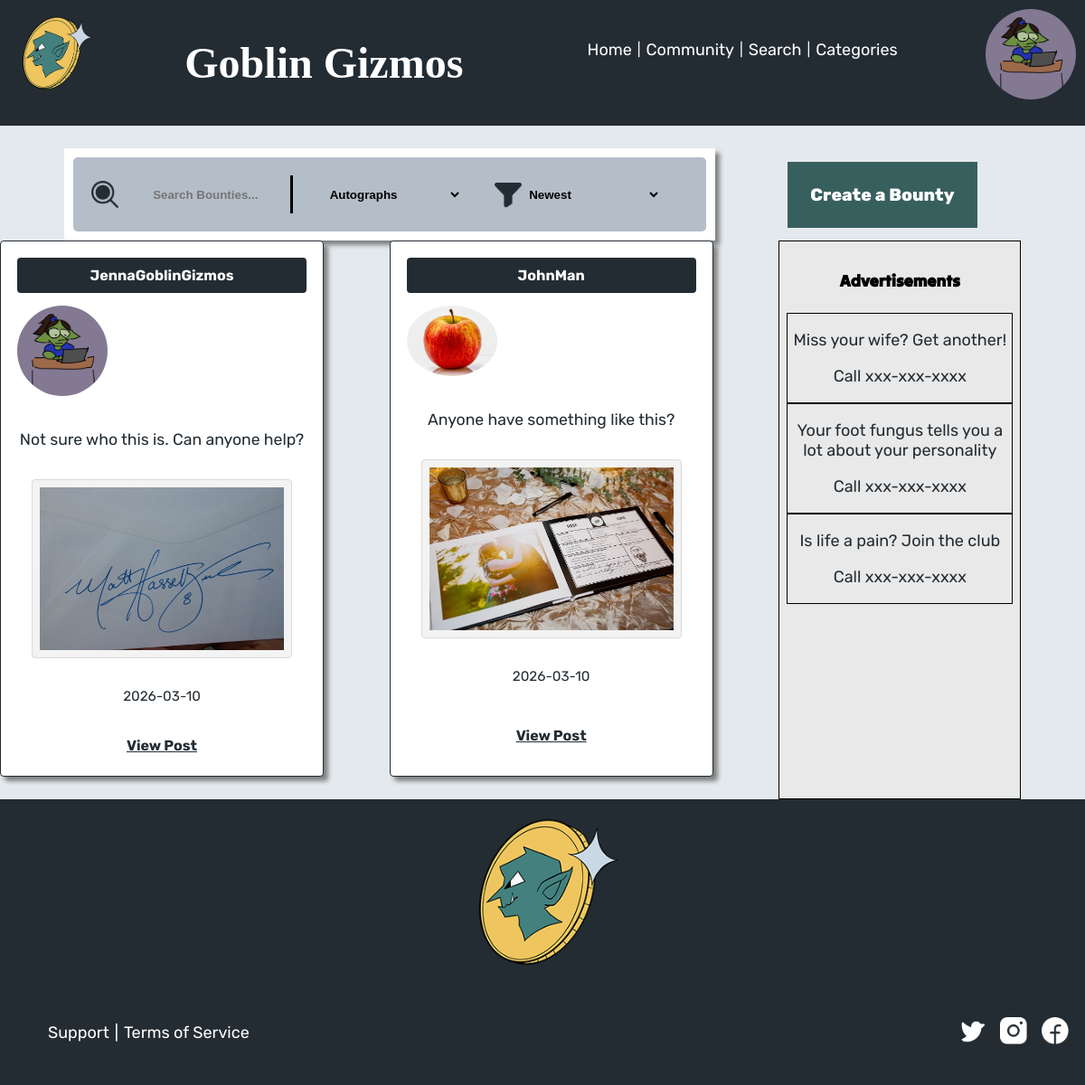
/search.php?post_category=autographs (signed in), run on the app's committed database.
### tables this page shows
CREATE TABLE `goblingizmos_users` (
  `user_id` int(11) NOT NULL,
  `first_name` varchar(255) NOT NULL,
  `last_name` varchar(255) NOT NULL,
  `username` varchar(255) NOT NULL,
  `password` varchar(255) NOT NULL,
  `access_level` varchar(20) NOT NULL,
  `user_email` varchar(255) NOT NULL,
  `user_pfp` varchar(255) DEFAULT NULL,
  `user_bio` varchar(255) DEFAULT NULL
);

CREATE TABLE `goblingizmos_postsbounties` (
  `post_id` int(100) NOT NULL,
  `user_id` int(100) NOT NULL,
  `post_or_bounty` varchar(255) NOT NULL,
  `post_category` varchar(255) NOT NULL,
  `post_condition` varchar(255) DEFAULT NULL,
  `post_boxCondition` varchar(255) DEFAULT NULL,
  `post_price` int(100) DEFAULT NULL,
  `post_location` varchar(255) DEFAULT NULL,
  `post_description` varchar(255) NOT NULL,
  `post_img` varchar(255) DEFAULT NULL,
  `post_sfw_nsfw` varchar(255) DEFAULT NULL,
  `post_creation_date` date NOT NULL
);

### search.php (the view, shortened to what this page needs)
<?php
require 'db_connectionGG.php';
if (isset($_SESSION['logged_in']) && isset($_SESSION['user_id'])) {
    $query_user_info_on_pages = "SELECT * FROM `goblingizmos_users` WHERE user_id = '" . $_SESSION['user_id'] . "'";
    $result = $mysqli->query($query_user_info_on_pages);
}
if (isset($_SESSION['logged_in'])) {
    $query_bounties = "SELECT post_id,
    goblingizmos_postsbounties.user_id,
    post_or_bounty,
    post_category,
    post_condition,
    post_boxCondition,
    post_price,
    post_location,
    post_description,
    post_img,
    post_sfw_nsfw,
    post_creation_date,
    goblingizmos_users.username,
    goblingizmos_users.user_pfp FROM `goblingizmos_postsbounties`
    INNER JOIN goblingizmos_users
    ON goblingizmos_postsbounties.user_id = goblingizmos_users.user_id
    ORDER BY post_id DESC";
    $resultBounties = $mysqli->query($query_bounties);
}
$results = [];
$search_made = false;
if (isset($_GET['search']) || isset($_GET['post_category'])) {
    $search_made = true;
    $category = isset($_GET['post_category']) ? trim($_GET['post_category']) : '';
    $sort_by = isset($_GET['sort']) ? trim($_GET['sort']) : 'newest';
    $sql = "SELECT
    goblingizmos_postsbounties.post_id,
    goblingizmos_postsbounties.user_id,
    post_or_bounty,
    post_description,
    post_category,
    post_price,
    post_img,
    post_sfw_nsfw,
    post_creation_date,
    goblingizmos_users.username,
    goblingizmos_users.user_pfp
    FROM goblingizmos_postsbounties
    INNER JOIN goblingizmos_users
    ON goblingizmos_postsbounties.user_id = goblingizmos_users.user_id
    WHERE 1=1";
    if (!empty($category)) {
        $safe_category = $mysqli->real_escape_string($category);
        $sql .= " AND post_category = '$safe_category'";
    }
    switch ($sort_by) {
        default:
            $sql .= " ORDER BY post_creation_date DESC";
    }
    $query = $mysqli->query($sql);
    while ($row = $query->fetch_assoc()) {
        $results[] = $row;
    }
}
?>
<!DOCTYPE html>
<html lang="en">
<head>
    <link rel="stylesheet" type="text/css" href="css/style.css">
</head>
<body>
    <div class="page-wrap">
        <header>
            <div class="headerGrid">
                <div class="headerGridItem" id="logoFlex">
                    <img class="logoImage" src="img/goblinLogo.png" alt="a goblin face in a coin; the logo">
                </div>
                <div class="headerGridItem">
                    <h1>Goblin Gizmos</h1>
                </div>
                <div class="headerGridItem">
                    <nav>
                        <ol>
                            <li>
                                <a class="titleLink" href="index.php">Home</a>
                            </li>
                            <li>
                                <p>|</p>
                            </li>
                            <li>
                                <a class="titleLink" href="community.php">Community</a>
                            </li>
                            <li>
                                <p>|</p>
                            </li>
                            <li>
                                <a class="titleLink" href="search.php">Search</a>
                            </li>
                            <li>
                                <p>|</p>
                            </li>
                            <li>
                                <a class="titleLink" href="categories.php">Categories</a>
                            </li>
                        </ol>
                    </nav>
                </div>
                <div class="headerGridItem">
                    <?php
                    if (isset($_SESSION['logged_in'])) {
                        $row = $result->fetch_array(MYSQLI_ASSOC);
                        if ($row['user_pfp'] != '') {
                            print "<a href=\"userProfile.php\"><img src=\"" . $row['user_pfp'] . "\" class=\"userIconImageForSmaller\" alt=\"User's chosen profile picture\"></a>";
                        } else if ($row['user_pfp'] == '') {
                            print "<a href=\"userProfile.php\"> <img src=\"img/PFP.png\" class=\"userIconImageForSmaller\" alt=\"Profile\"></a>";
                        }
                    }
                    ?>
                </div>
            </div>
        </header>
        <div class="searchGridContainer">
            <div id="searchGridItem1">
                <aside>
                    <h4>Advertisements</h4>
                    <div class="adBoxes">
                        <p>Miss your wife? Get another!</p>
                        <p>Call xxx-xxx-xxxx</p>
                    </div>
                    <div class="adBoxes">
                        <p>Your foot fungus tells you a lot about your personality</p>
                        <p>Call xxx-xxx-xxxx</p>
                    </div>
                    <div class="adBoxes">
                        <p>Is life a pain? Join the club</p>
                        <p>Call xxx-xxx-xxxx</p>
                    </div>
                </aside>
            </div>
            <div id="searchGridItem2">
                <form method="GET" action="search.php" id="searchForm">
                    <div class="searchBar">
                        <div>
                            <img src="img/magGlass.png" class="comIcons" alt="small magnifying glass">
                        </div>
                        <div>
                            <input type="text" name="search" placeholder="Search Bounties..." class="searchBarItems"
                                id="borderForSearch"
                                value="<?php echo isset($_GET['search']) ? htmlspecialchars($_GET['search']) : ''; ?>"
                                autocomplete="off">
                        </div>
                        <div>
                            <select name="post_category" id="category" class="searchBarItems">
                                <option value="autographs" <?php echo (isset($_GET['post_category']) && $_GET['post_category'] === 'autographs') ? 'selected' : ''; ?>>Autographs</option>
                            </select>
                        </div>
                        <div>
                            <img src="img/filter.png" class="comIcons" alt="an icon of a funnel">
                            <select name="sort" id="sort" class="searchBarItems">
                                <option value="newest" <?php echo (!isset($_GET['sort']) || $_GET['sort'] === 'newest') ? 'selected' : ''; ?>>Newest</option>
                            </select>
                        </div>
                    </div>
                </form>
            </div>
            <div id="searchGridItem3"><a href="makePost.php" class="goblinButtons">Create a Bounty</a>
            </div>
            <div id="searchGridItem4">
                <?php
                $displayRows = [];
                if ($search_made) {
                    $displayRows = $results;
                } else {
                    if (isset($resultBounties)) {
                        while ($row2 = $resultBounties->fetch_array(MYSQLI_ASSOC)) {
                            $displayRows[] = $row2;
                        }
                    }
                }
                if (isset($_SESSION['access_level'])) {
                    foreach ($displayRows as $row2) {
                        if ($row2['post_or_bounty'] == 'bounty') {
                            print "<div class=\"boxesForEachPost\">";
                            print "<div class=\"gridItemForPostBox3\">" . "<p>" . $row2['username'] . "</p>" . "</div>";
                            print "<div class=\"gridItemForPostBox4\">";
                            print "<a href=\"userProfileView.php?user_id=" . urlencode($row2['user_id']) . "\">";
                            if (!empty($row2['user_pfp'])) {
                                print "<img src=\"" . htmlspecialchars($row2['user_pfp']) . "\" alt=\"profile image of user\" onerror=\"this.src='img/PFP.png';\">";
                            } else {
                                print "<img src=\"img/PFP.png\" alt=\"profile image of user\">";
                            }
                            print "</a>";
                            print "</div>";
                            print "<div class=\"gridItemForPostBox11\"><p>" . $row2['post_description'] . "</p></div>";
                            if (!empty($row2['post_img'])) {
                                print "<div class=\"gridItemForPostBox12\"><img src=\"" . $row2['post_img'] . "\"></div>";
                            }
                            print "<div class=\"gridItemForPostBox14\"><p>" . $row2['post_creation_date'] . "</p></div>";
                            print "<div class=\"gridItemForPostBoxViewPost\">";
                            print "<a href=\"categories/postView.php?post_id=" . $row2['post_id'] . "\">View Post</a>";
                            print "</div>";
                            print "</div>";
                        }
                    }
                }
                ?>
            </div>
        </div>
    </div>
    <footer>
        <img src="img/goblinLogo.png" id="bottomLogo" alt="a goblin face in a coin; the logo">
        <div>
            <div class="footerFlex">
                <nav>
                    <div class="footerGrid">
                        <div class="footerGridItem1">
                            <ol>
                                <li>
                                    <a href="support.php" class="titleLink">Support</a>
                                </li>
                                <li>
                                    <p class="titleLink"> |</p>
                                </li>
                                <li>
                                    <a href="tos.php" class="titleLink">Terms of Service</a>
                                </li>
                            </ol>
                        </div>
                        <div class="footerGridItem2">
                            <ol>
                                <li><a href="https://x.com/"> <img src="img/TwitterLogo.png" class="iconImg"
                                            alt="X logo"></a></li>
                                <li><a href="https://www.instagram.com/"> <img src="img/instagram.png" class="iconImg"
                                            alt="Instagram logo"></a>
                                </li>
                                <li> <a href="https://www.facebook.com/"> <img src="img/facebook.png" class="iconImg"
                                            alt="Facebook logo"></a>
                                </li>
                            </ol>
                        </div>
                    </div>
                </nav>
            </div>
        </div>
    </footer>
</body>
</html>

### data on the page
goblingizmos_users: user_pfp (picture)
goblingizmos_postsbounties: user.username "JennaGoblinGizmos", user.user_pfp (picture), post_description "Not sure who this is. Can anyone help?", post_img (picture), post_creation_date "2026-03-10"
goblingizmos_postsbounties: user.username "JohnMan", user.user_pfp (picture), post_description "Anyone have something like this?", post_img (picture), post_creation_date "2026-03-10"
